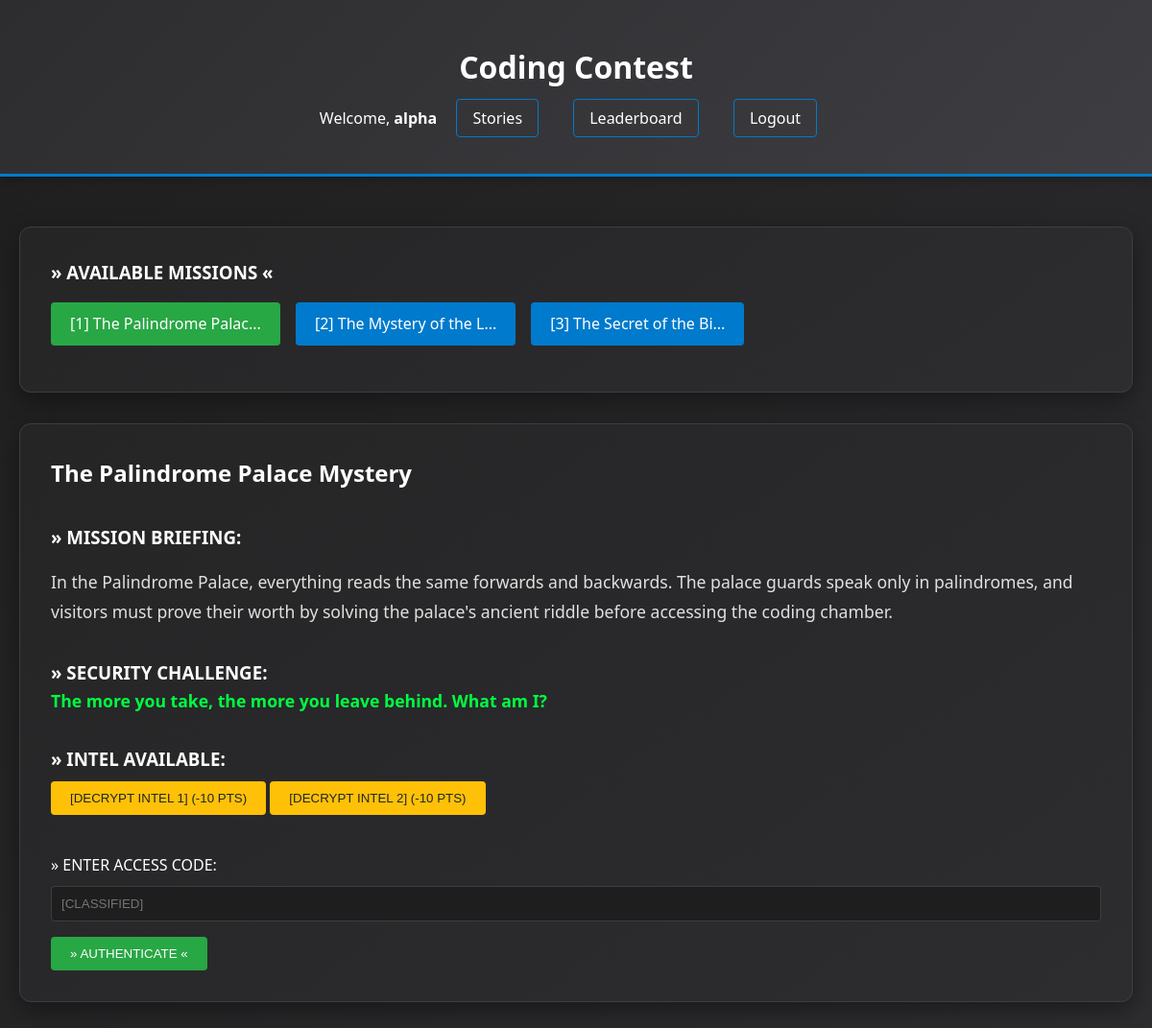
Page /story (signed in) on the committed database.
### tables this page shows
CREATE TABLE stories (
    id INTEGER PRIMARY KEY AUTOINCREMENT,
    title TEXT NOT NULL,
    story_text TEXT NOT NULL,
    riddle_question TEXT NOT NULL,
    correct_answer TEXT NOT NULL,
    created_at TIMESTAMP DEFAULT (datetime('now', 'localtime'))
);

CREATE TABLE hints (
    id INTEGER PRIMARY KEY AUTOINCREMENT,
    story_id INTEGER NOT NULL,
    hint_number INTEGER NOT NULL,
    hint_text TEXT NOT NULL,
    penalty_points INTEGER DEFAULT 10,
    FOREIGN KEY (story_id) REFERENCES stories (id)
);

### app.py (the view)
@app.route('/story')
@app.route('/story/<int:story_id>')
@login_required
def story(story_id=None):
    conn = get_db()
    team_seed = hash(session['team_id']) % 1000
    random.seed(team_seed)
    all_stories = conn.execute('SELECT * FROM stories ORDER BY id').fetchall()
    story_list = list(all_stories)
    random.shuffle(story_list)
    current_story = None
    for randomized_story in story_list:
        progress = conn.execute(
            'SELECT * FROM team_progress WHERE team_id = ? AND story_id = ?',
            (session['team_id'], randomized_story['id'])
        ).fetchone()
        if not progress or not progress['coding_submitted']:
            current_story = randomized_story
            break
    if not current_story:
        current_story = story_list[0]
    if story_id is not None and story_id != current_story['id']:
        flash('Please complete stories in order')
        return redirect(url_for('story'))
    story_id = current_story['id']
    story = current_story
    progress = conn.execute(
        'SELECT * FROM team_progress WHERE team_id = ? AND story_id = ?',
        (session['team_id'], story_id)
    ).fetchone()
    hints = conn.execute(
        'SELECT * FROM hints WHERE story_id = ? ORDER BY hint_number',
        (story_id,)
    ).fetchall()
    used_hints = conn.execute(
        'SELECT hint_number FROM hints_used WHERE team_id = ? AND story_id = ?',
        (session['team_id'], story_id)
    ).fetchall()
    used_hint_numbers = [h['hint_number'] for h in used_hints]
    conn.close()
    return render_template('story.html',
                         story=story,
                         all_stories=story_list,
                         current_story_id=story_id,
                         progress=progress,
                         hints=hints,
                         used_hints=used_hint_numbers)

### app.py (called while the page is built)
@app.after_request
def add_security_headers(response):
    response.headers['X-Content-Type-Options'] = 'nosniff'
    response.headers['X-Frame-Options'] = 'DENY'
    response.headers['X-XSS-Protection'] = '1; mode=block'
    response.headers['Strict-Transport-Security'] = 'max-age=31536000; includeSubDomains'
    return response

def get_db():
    conn = sqlite3.connect(DATABASE, timeout=30.0)
    conn.row_factory = sqlite3.Row
    conn.execute('PRAGMA journal_mode=WAL')
    conn.execute('PRAGMA synchronous=NORMAL')
    conn.execute('PRAGMA cache_size=50000')  # Increased for gaming laptop
    conn.execute('PRAGMA temp_store=MEMORY')
    conn.execute('PRAGMA mmap_size=268435456')  # 256MB memory mapping
    return conn

def login_required(f):
    @wraps(f)
    def decorated_function(*args, **kwargs):
        if 'team_id' not in session:
            return redirect(url_for('login'))
        return f(*args, **kwargs)
    return decorated_function

### templates/story.html (shortened to what this page needs)
{% extends "base.html" %}
{% block content %}
<div class="card">
    <h3>» AVAILABLE MISSIONS «</h3>
    <div style="display: flex; gap: 1rem; flex-wrap: wrap; margin: 1rem 0;">
        {% for s in all_stories %}
            <a href="{{ url_for('story', story_id=s.id) }}"
               class="btn {% if s.id == current_story_id %}btn-success{% else %}btn{% endif %}"
               style="text-decoration: none;">
                [{{ loop.index }}] {{ s.title[:20] }}...
            </a>
        {% endfor %}
    </div>
</div>
<div class="card">
    <h2>{{ story.title }}</h2>
    <div style="margin: 2rem 0;">
        <h3>» MISSION BRIEFING:</h3>
        <p style="font-size: 1.1em; line-height: 1.8; margin: 1rem 0;">{{ story.story_text }}</p>
    </div>
    <div style="margin: 2rem 0;">
        <h3>» SECURITY CHALLENGE:</h3>
        <p style="font-size: 1.1em; font-weight: bold; color: #00ff41;">{{ story.riddle_question }}</p>
    </div>
    {% if not progress or not progress.story_solved %}
        {% if hints %}
        <div style="margin: 2rem 0;">
            <h3>» INTEL AVAILABLE:</h3>
            {% for hint in hints %}
                {% if hint.hint_number in used_hints %}
                    <div class="hint-box">
                        <strong>[INTEL {{ hint.hint_number }}]:</strong> {{ hint.hint_text }}
                        <span class="score-badge" style="background: #dc3545;">-10 PTS</span>
                    </div>
                {% else %}
                    <form method="POST" action="{{ url_for('use_hint') }}" style="display: inline;">
                        <button type="submit" class="btn btn-warning" style="margin: 0.5rem 0;">
                            [DECRYPT INTEL {{ hint.hint_number }}] (-10 PTS)
                        </button>
                    </form>
                {% endif %}
            {% endfor %}
        </div>
        {% endif %}
        <form method="POST" action="{{ url_for('solve_story') }}">
            <div class="form-group">
                <label for="answer">» ENTER ACCESS CODE:</label>
                <input type="text" id="answer" name="answer" placeholder="[CLASSIFIED]" required>
            </div>
            <button type="submit" class="btn btn-success">» AUTHENTICATE «</button>
        </form>
    {% endif %}
</div>
{% endblock %}

### templates/base.html (style rules this page uses)
* { margin: 0; padding: 0; box-sizing: border-box; -webkit-user-select: none; -moz-user-select: none; -ms-user-select: none; user-select: none; -webkit-touch-callout: none; -webkit-tap-highlight-color: transparent; }
input, textarea, [contenteditable="true"], .allow-select { -webkit-user-select: text !important; -moz-user-select: text !important; -ms-user-select: text !important; user-select: text !important; }
body { -webkit-user-drag: none; -khtml-user-drag: none; -moz-user-drag: none; -o-user-drag: none; }
body { font-family: 'Segoe UI', Tahoma, Geneva, Verdana, sans-serif; line-height: 1.6; background: linear-gradient(135deg, #1e1e1e 0%, #2d2d30 100%); color: #e0e0e0; min-height: 100vh; overflow-x: hidden; }
.card { background: linear-gradient(145deg, #252526 0%, #2d2d30 100%); padding: 2rem; border-radius: 12px; box-shadow: 0 8px 25px rgba(0, 0, 0, 0.4); margin-bottom: 2rem; border: 1px solid #3e3e42; transition: transform 0.2s ease, box-shadow 0.2s ease; }
.btn { background: #007acc; color: #fff; padding: 10px 20px; border: none; border-radius: 4px; cursor: pointer; text-decoration: none; display: inline-block; transition: all 0.3s ease; }
.btn-success { background: #28a745; }
.btn-warning { background: #ffc107; color: #212529; }
.form-group { margin-bottom: 1rem; }
.form-group label { display: block; margin-bottom: 0.5rem; font-weight: 500; color: #ffffff; }
.form-group input, .form-group textarea, .form-group select { width: 100%; padding: 10px; border: 1px solid #3e3e42; border-radius: 4px; background: #1e1e1e; color: #e0e0e0; }
h1, h2, h3, h4 { color: #ffffff; }

### rows in the picture
stories: title "The Palindrome Palac", title "The Palindrome Palace Mystery", story_text "In the Palindrome Palace, everything reads the same forwards and backwards. The palace guards speak only in palindromes, and visitors must prove their worth by solving the palace's ancient riddle before accessing the coding chamber.", riddle_question "The more you take, the more you leave behind. What am I?"
stories: title "The Mystery of the L"
stories: title "The Secret of the Bi"
hints: hint_number "1"
hints: hint_number "2"

### other values in the picture
{{ session.username }} "alpha"
